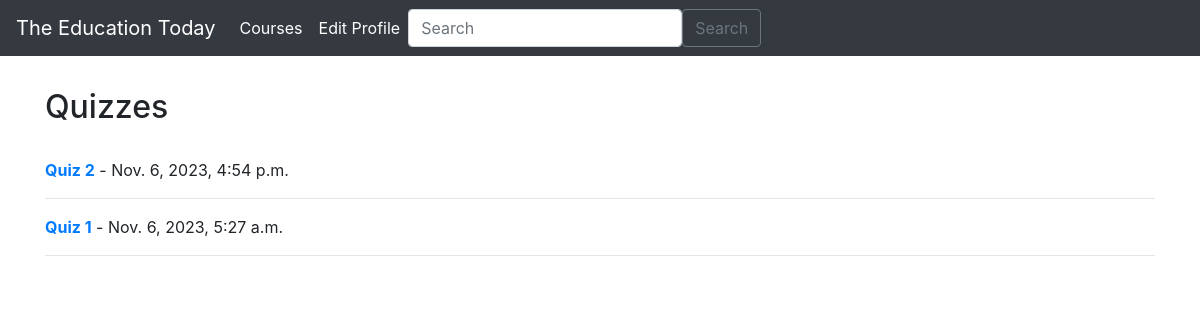
/students/quiz_list/1/, run on the app's committed database.
### teachers/models.py (models this page shows, shortened)
class Quiz(models.Model):
    id = models.AutoField(primary_key=True)
    course = models.ForeignKey(Course, on_delete=models.CASCADE, null=True, default=1)
    title = models.CharField(max_length=255)
    author = models.ForeignKey(User, on_delete=models.CASCADE)
    date_added = models.DateTimeField(auto_now_add=True)

### students/views.py (the view)
# urls.py: path("quiz_list/<int:course_id>/", views.quizList, name="quiz_list"),
def quizList(request, course_id):
    course = Course.objects.get(pk=course_id)
    quizzes = Quiz.objects.filter(course=course).order_by('-date_added')
    if request.method == 'POST':
        title = request.POST.get('title')
        Quiz.objects.create(title = title, author=request.user, course=course)
        return redirect(reverse('students:quiz_list', args=[course_id]))
    context = {'quizzes': quizzes, 'course': course}
    return render(request, "students/quiz_list.html", context)

### students/templates/students/quiz_list.html (shortened to what this page needs)
{% extends 'students/base.html' %}
{% block content %}
<div class="container my-2">
    <div id="contentwrapper">
        <div id="content">
            <br/>
            <h2>Quizzes</h2>
            <br/>
            <div id="posts-wrapper">
                {% for quiz in quizzes %}
                <div class="quizzes" data-class-id= "{{ quiz.id }}">
                    <strong><a href="{% url 'students:quiz_view' quiz.id %}">{{ quiz.title }}</a></strong>
                    - {{ quiz.date_added }}
                </div>
                <hr>
                {% endfor %}
            </div>
        </div>
    </div>
</div>
{% endblock %}

### data on the page
Quiz: title "Quiz 2", date_added "Nov. 6, 2023, 4:54 p.m."
Quiz: title "Quiz 1", date_added "Nov. 6, 2023, 5:27 a.m."
